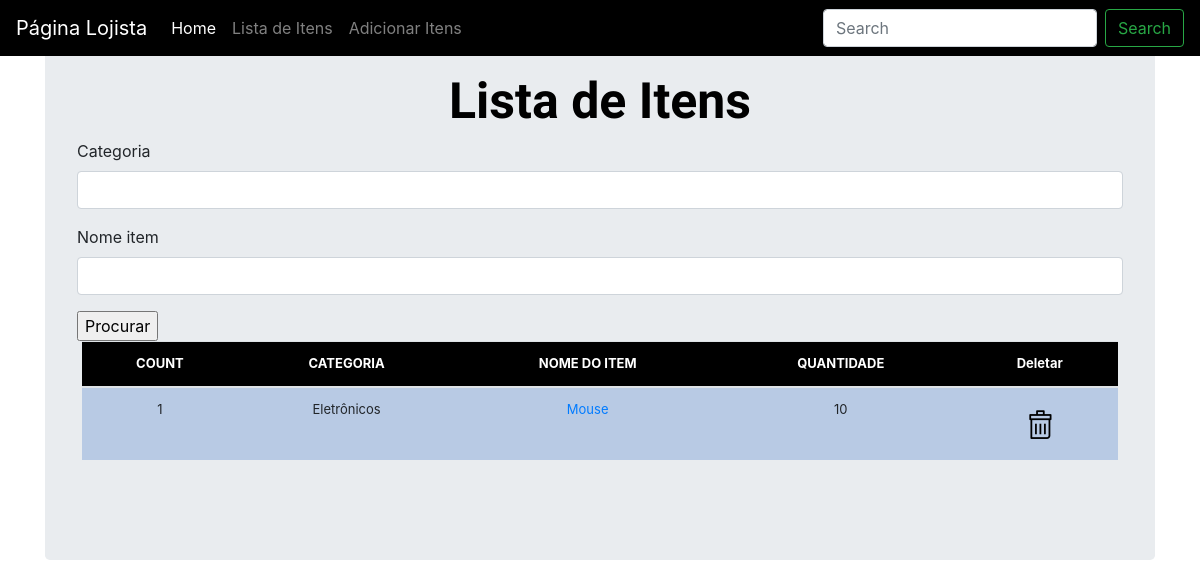
The page /Estoque/lista_itens/ on the database its author committed.
### Estoque/models.py (models this page shows, shortened)
class Stock(models.Model):
    Categoria = models.CharField(max_length=50,blank=True,null=True)
    nome_item = models.CharField(max_length=50,blank=True,null=True)
    quantidade = models.IntegerField(default=0,null=True,blank=True)
    quantidade_recebida = models.IntegerField(default=0,null=True,blank=True)
    recebida_por= models.CharField(max_length=50,blank=True,null=True)
    quantidade_problema = models.IntegerField(default=0,null=True,blank=True)
    issue_by = models.CharField(max_length=50,blank=True,null=True)
    issue_to = models.CharField(max_length=50,blank=True,null=True)
    numeroTelefone= models.CharField(max_length=50,blank=True,null=True)
    criado_por = models.CharField(max_length=50,blank=True,null=True)
    reorder_level = models.IntegerField(default=0,null=True,blank=True)
    ultima_atualizacao=  models.DateTimeField(auto_now_add=False,auto_now = True)
    exportar_CSV = models.BooleanField(default=False)

### Estoque/views.py (the view, shortened to what this page needs)
# urls.py: path('lista_itens/', views.lista_itens, name='lista_itens'),
def lista_itens(request):
    title="Lista de Itens"
    form = StockSearchForm(request.POST or None)
    queryset = Stock.objects.all()
    context = {
        "title" : title,
        "queryset" : queryset,
        "form" : form,
    }
    return render(request, 'estoque/lista_itens.html', context)

### Estoque/forms.py
class StockSearchForm(forms.ModelForm):
    class Meta:
        model = Stock
        fields = ['Categoria', 'nome_item']

### Estoque/templates/estoque/lista_itens.html (shortened to what this page needs)
{% load static %}
{% load crispy_forms_tags %}
{% load crispy_forms_filters %}
<!doctype html>
<html lang="en">
  <head>
    <link rel="stylesheet" href="{% static 'css/stylesheet.css' %}" rel="stylesheet">
    <link rel="stylesheet" href="{% static 'css/bootstrap.min.css' %}" rel="stylesheet">
    <link rel="stylesheet" href="{% static 'css/navbar-top-fixed.css' %}" rel="stylesheet">
  </head>
  <body>
    {% include 'estoque/navbar.html'%}
<main role="main" class="container">
  <div class="jumbotron">
  <div class="header">{{title}}</div>
  <form method='POST' action="">{% csrf_token %}
      {{form|crispy}}
      <input type="submit" value="Procurar"/>
  </form>
    <div class="display-table">
      <table class='table'>
        <thead>
          <tr>
            <th>COUNT</th>
            <th>CATEGORIA</th>
            <th>NOME DO ITEM</th>
            <th>QUANTIDADE</th>
            <th>Deletar</th>
          </tr>
        </thead>
        {% for instance in queryset %}
        <tr>
          <td>{{forloop.counter}}</td>
          <td>{{instance.Categoria}}</td>
          <td><a href="{% url 'update_itens' instance.id %}">{{instance.nome_item}}</a></td>
          <td>{{instance.quantidade}}</td>
          <td><a href="{% url 'deletar_itens' instance.id %}"><img src="{% static 'img/del2.png'%}" alt=""></a></td>
        </tr>
        {% endfor %}
      </table>
  </div>
  </div>
</main>
</html>

### Estoque/Static/css/stylesheet.css (style rules this page uses)
body { background-color: #969696 }
.table { font-size: 13px; text-align: center; width: 95%; margin:auto; text-align:center; }
.table tr:nth-child(odd) { background: #B8CAE4 }
th { background-color: #000000; color:white; }
.display-table { border-bottom-right-radius:20px; padding-left: 5px; padding-right: 5px; padding-bottom: 20px; }
.header { font-family: "Kodchasan", sans-serif; ; color:#000000; font-size: 50px; text-align: center; width: 100%; display: block; font-weight: bolder; }

### Estoque/Static/css/navbar-top-fixed.css (style rules this page uses)
body { min-height: 75rem; padding-bottom: 4.5rem; }

### rows shown on the page
Stock: Categoria "Eletrônicos", nome_item "Mouse", quantidade "10"

### other values the page prints
{{ title }} "Lista de Itens"
